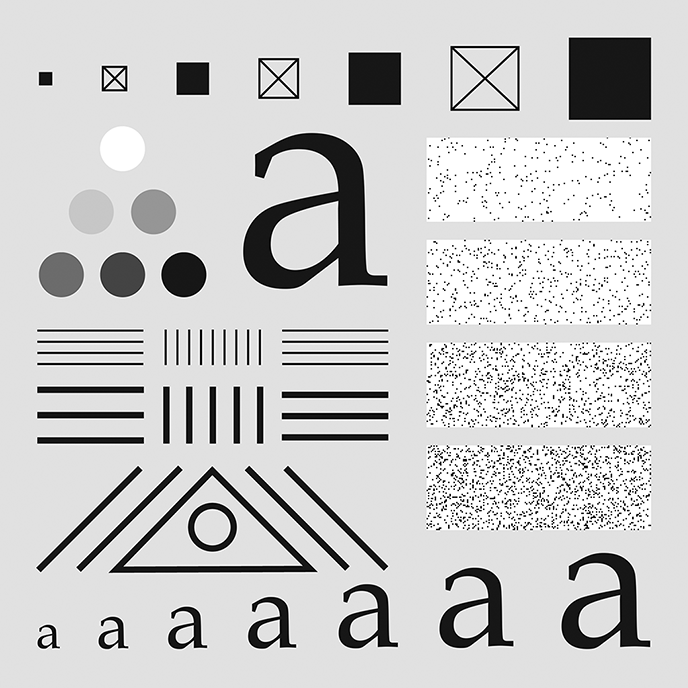
%> input picture Lab2/TestPattern.tif, 688 x 688 px
$ octave Lab2.m   (GNU Octave 9; MATLAB toolbox functions it lacks are replaced by stand-ins)
%> lines starting %> are read from the running program, lines starting %| are printed output that depends on the picture
% Problem 1
Image = im2double(imread("TestPattern.tif"));
%> Image: size 688x688 double; min 0, max 1, mean 0.8
Kernel = (1/81) * ones(9,9);

P1 = conv2(Image, Kernel);
imwrite(P1, "P1.tif");

%Problem 2
Kernel = (1/(21*21)) * ones(21,21);
P2 = conv2(Image, Kernel);
imwrite(P2, "P2.tif")

% Problem 5
Image3 = imfilter(Image, Kernel, "replicate");
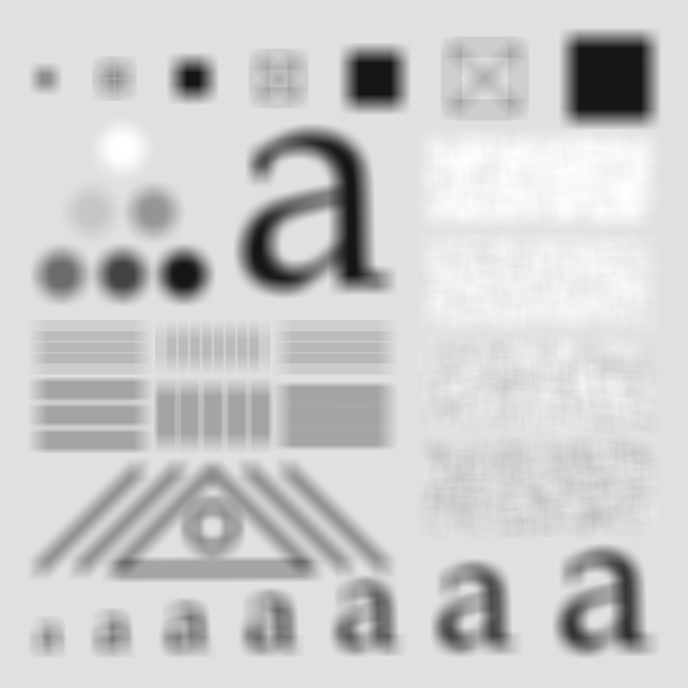
%> Image3: size 688x688 double; min 0.0791, max 1, mean 0.8
imwrite(Image3, "Image3.tif")

% Problem 6
impulse = zeros(21,21);
impulse(11,11) = 1;
Kernel = impulse - Kernel;
Image4 = imfilter(Image, Kernel, "replicate");
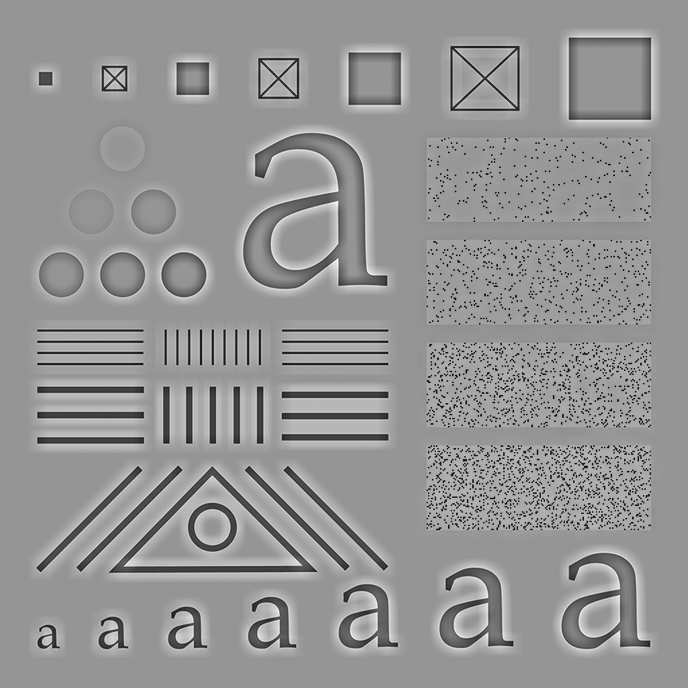
%> Image4: size 688x688 double; min -0.988, max 0.701, mean -5.46e-06; drawn with min black and max white
imwrite(Image4, "Image4.tif")
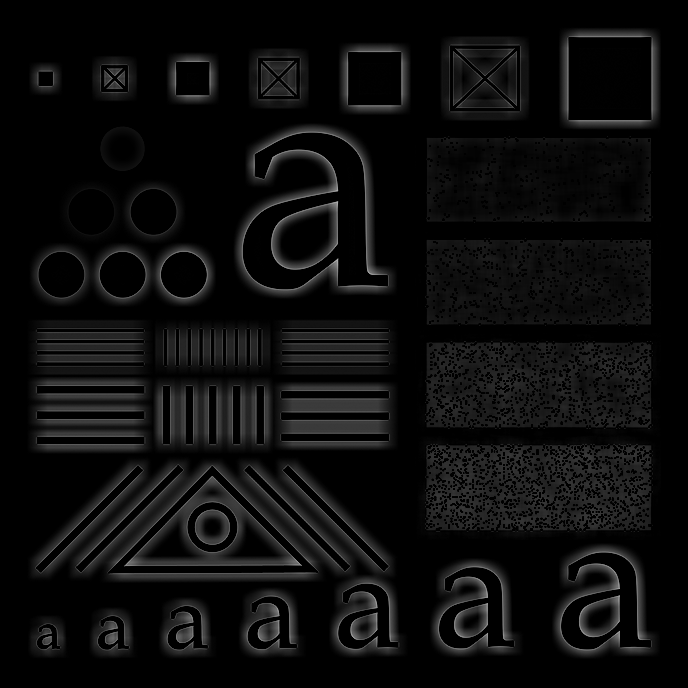
%> saved as Image4.tif: size 688x688 uint8; min 0, max 179, mean 12.8

% Problem 7
Image5 = Image4 + Image;
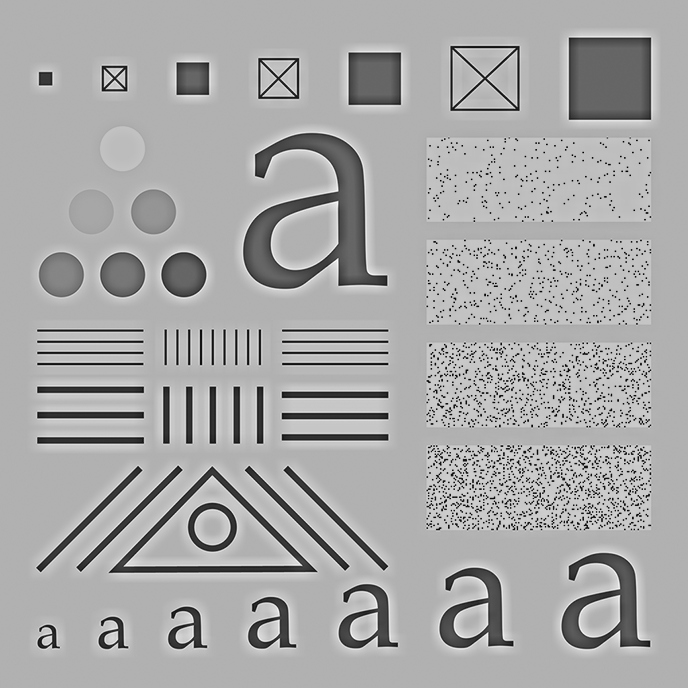
%> Image5: size 688x688 double; min -0.988, max 1.7, mean 0.8; drawn with min black and max white
imwrite(Image5, "Image5.tif")

% Problem 9
sobx = [-1 0 1; -2 0 2; -1 0 1];
Image6 = imfilter(Image, sobx);
imwrite(Image6, "Image6.tif")

% Problem 10
soby = [-1 -2 -1; 0 0 0; 1 2 1];
Image7 = imfilter(Image, soby);
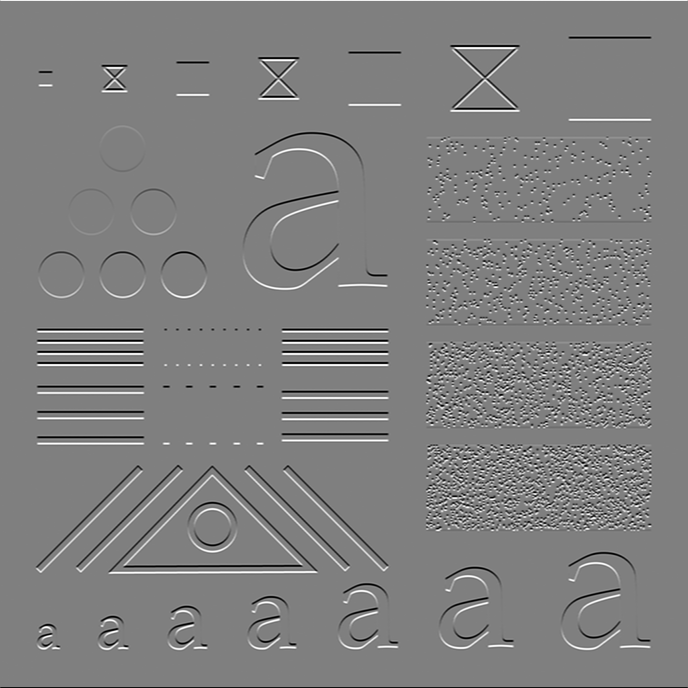
%> Image7: size 688x688 double; min -4, max 4, mean 2.95e-06; drawn with min black and max white
imwrite(Image7, "Image7.tif");

%Problem 11
Image8 = sqrt(Image6.^2 + Image7.^2);
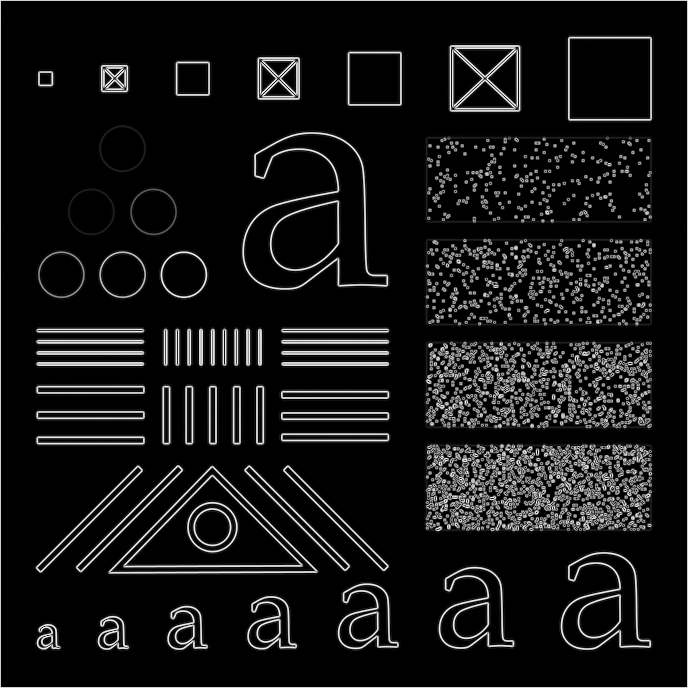
%> Image8: size 688x688 double; min 0, max 4.29, mean 0.374; drawn with min black and max white
%Image8  = (Image8 - min2(Image8(:)))/(max2(Image8) - min2(Image8));
imwrite(Image8, "Image8.tif");
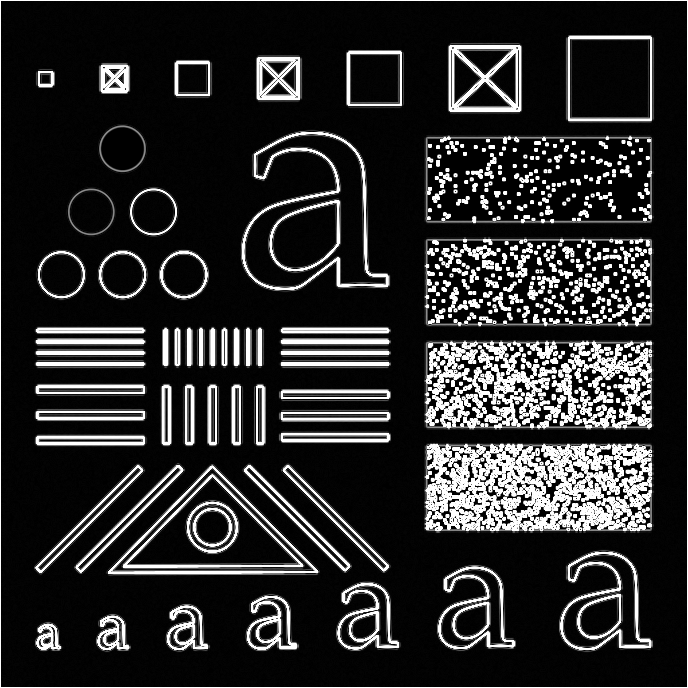
%> saved as Image8.tif: size 688x688 uint8; min 0, max 255, mean 44.1
%% Spatial Filtering
clear
Gaussian_low = fspecial('gaussian', 5,1);
Gaussian = fspecial('gaussian', 3, 1);
Kernel3 = (1/81) * ones(9,9);
Kernel2 = (1/(81*81)) * ones(81,81);
Kernel = (1/(21*21)) * ones(21,21);
%> (the run ends here)
